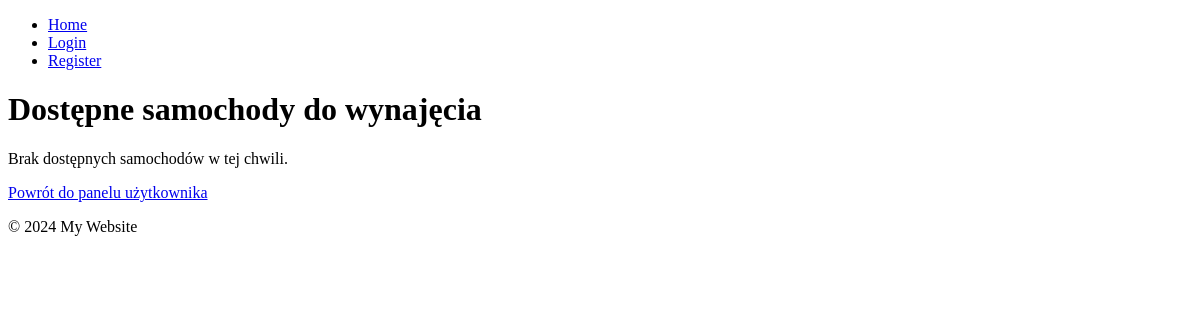
/available-cars/, run on an earlier commit of the app's database.
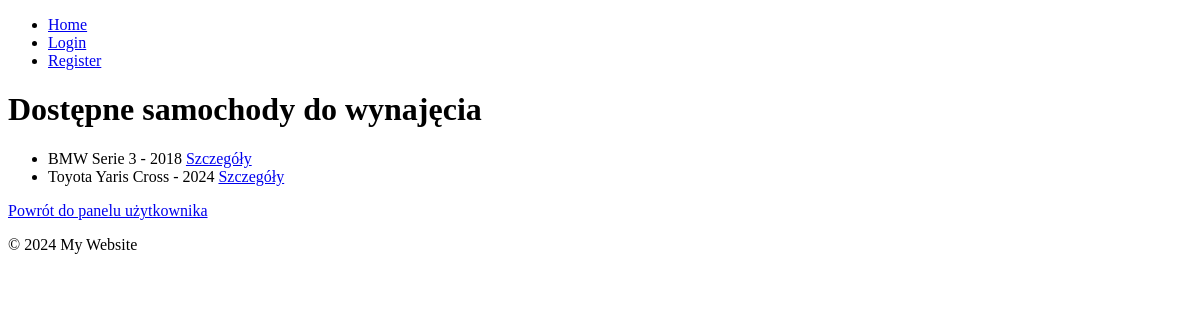
And on a later commit of the database.
### app/models.py (models this page shows, shortened)
class Car(models.Model):
    BRANDS = (
        ('BMW', 'BMW'),
        ('AUDI', 'Audi'),
        ('MERCEDES', 'Mercedes'),
        ('TOYOTA', 'Toyota'),
        ('HONDA', 'Honda'),  # Dodano przecinek
        ('FORD', 'Ford'),
    )
    model = models.CharField(max_length=100)
    brand = models.CharField(max_length=20, choices=BRANDS)
    year = models.PositiveIntegerField(validators=[MinValueValidator(1900), MaxValueValidator(2024)])
    rental_price = models.DecimalField(max_digits=10, decimal_places=2, validators=[MinValueValidator(0)])
    is_available = models.BooleanField(default=True)
    representative = models.ForeignKey(Representative, blank=True, null=True, on_delete=models.SET_NULL)

### app/views.py (the view)
# urls.py: path('available-cars/', available_cars, name='available_cars'),
def available_cars(request):
    cars = Car.objects.filter(is_available=True)  # Zakładając, że pole `is_available` wskazuje dostępność
    return render(request, 'app/available_cars.html', {'cars': cars})

### templates/app/available_cars.html
{% extends 'base.html' %}
{% block content %}
<h1>Dostępne samochody do wynajęcia</h1>
{% if cars %}
    <ul>
        {% for car in cars %}
            <li>
                {{ car.brand }} {{ car.model }} - {{ car.year }}
                <a href="{% url 'car_detail' car.id %}">Szczegóły</a>
            </li>
        {% endfor %}
    </ul>
{% else %}
    <p>Brak dostępnych samochodów w tej chwili.</p>
{% endif %}
<p><a href="{% url 'dashboard' %}">Powrót do panelu użytkownika</a></p>
{% endblock %}

What changed in the data, as far as the page shows it:
added Car: brand "BMW", model "Serie 3", year "2018"
added Car: brand "Toyota", model "Yaris Cross", year "2024"
Also different on the page:
text no longer shown: "Brak dostępnych samochodów w tej chwili."
